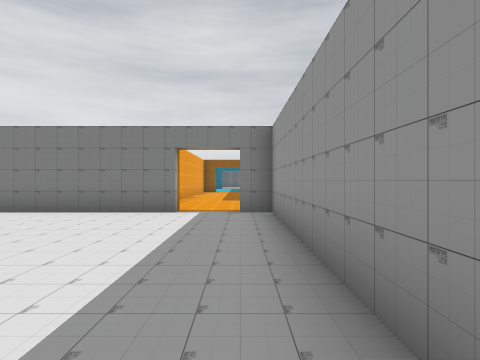
View 1 (above)

17 first-person views from a walk through a Unity game level. The camera is 1.5 m above the floor, looks level and sees 75° across. The floor is counted in squares, 2 m on a side. Each view is taken from the middle of a square. On the plan, view 1 faces up. The plan holds only what a view shows up to about 10 squares ahead; the rest is blank. The place goes on beyond the plan. The player character is not drawn. Some surface patterns are stand-ins.

View 2
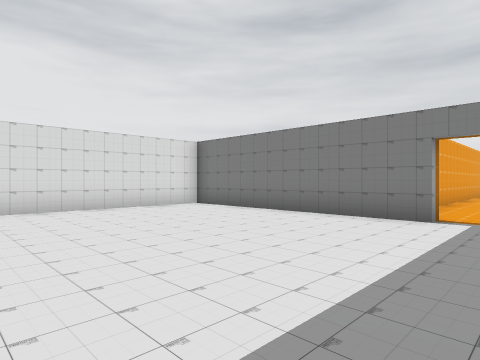

View 3
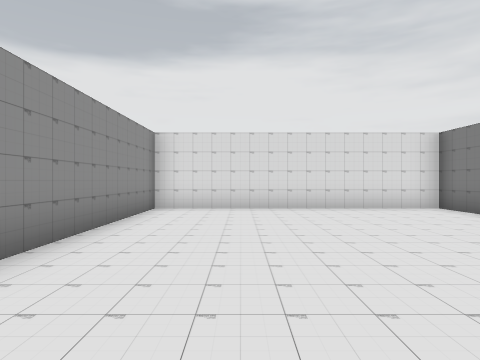

View 4
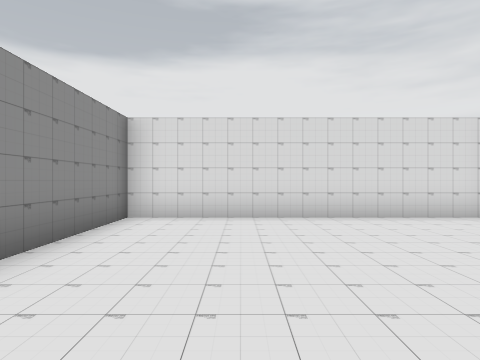

View 5
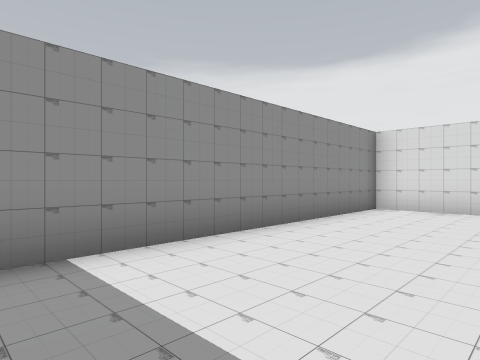

View 6
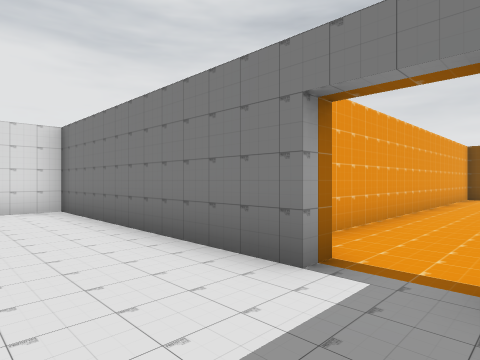

View 7
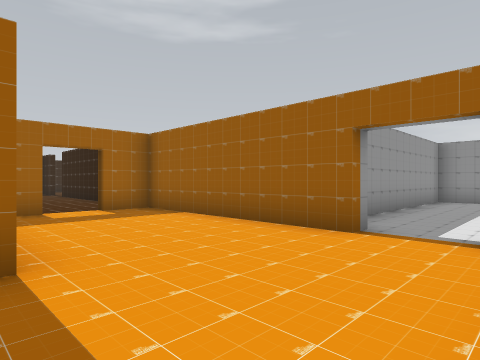

View 8
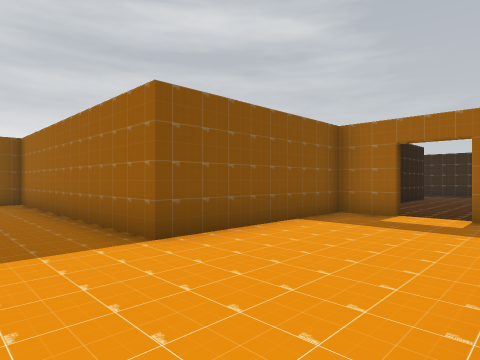

View 9
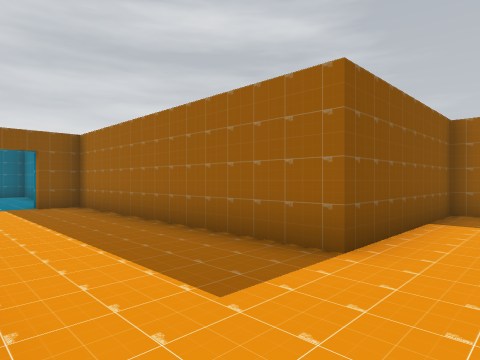

View 10
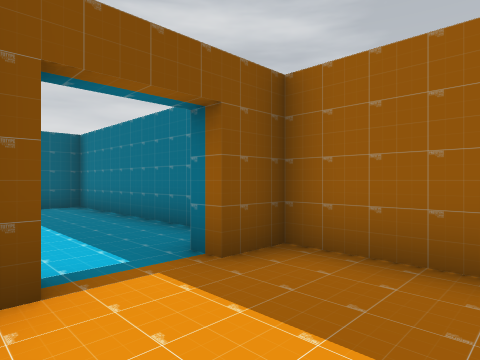

View 11
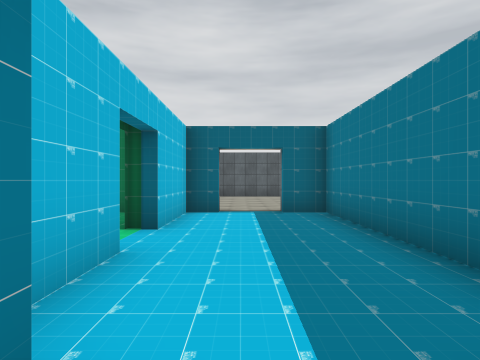

View 12
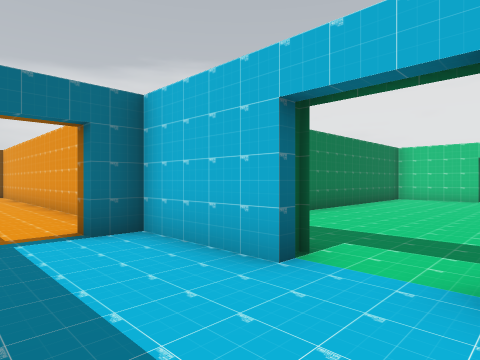

View 13
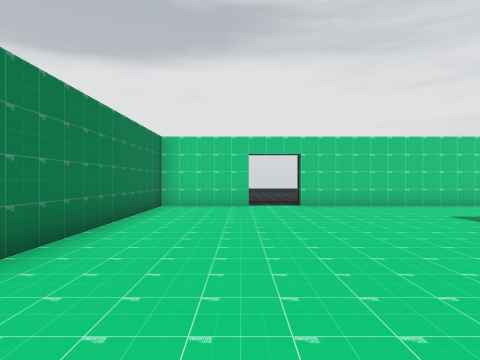

View 14
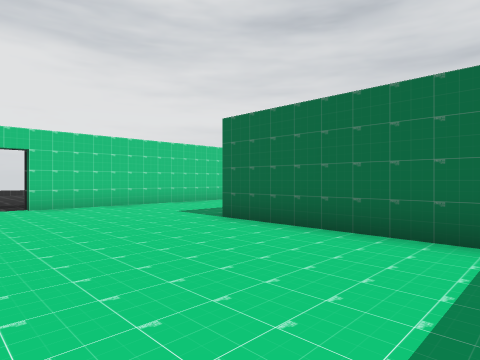

View 15
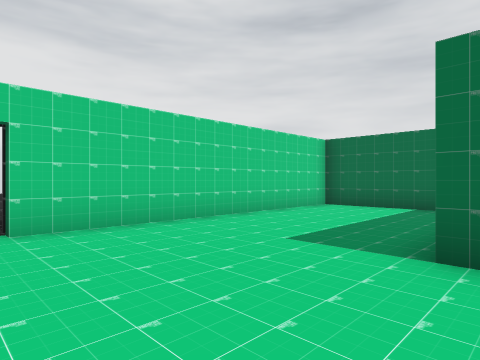

View 16
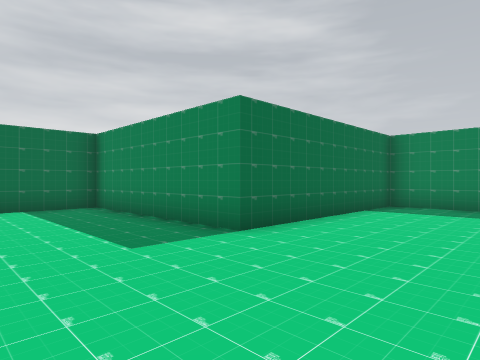

View 17
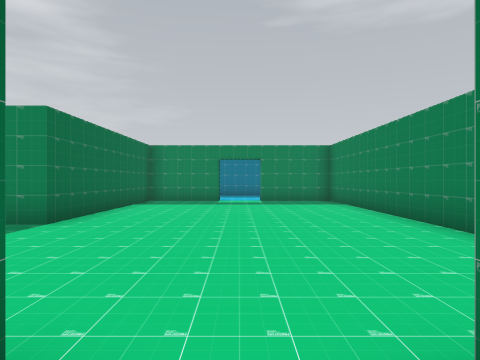

### Floor plan
Key: @ floor where view 1 was taken; # wall or solid block; x gap in a wall; . floor.
Columns run from 14 left of view 1 to 6 right of it. Each row starts with its distance up from view 1.
 32  ######
 31  #....#
 30  #....#
 29  #....#      ..
 28  #....#      ..
 27  #....###### ..
 26  #.........##.##
 25  #.........#...#
 24 .#.........#...#
 23 ...............#
 22  #.........#...#
 21  #.........#...#
 20  #.........#...x
 19  ############..#
 18             ...#
 17            #...#
 16            #...#
 15            #...#
 14            #...#
 13            #...#
 12            #...######
 11            #........#
 10            #.........
  9            #........#
  8      #######........#
  7      #.....##.#######
  6      #.........#
  5      #.........#
  4      #.........#
  3      #.........#
  2      #.........#
  1      #.........#
  0      #........@
 -1      ##########

Positions as (right, up) in squares from view 1, and headings:
1: (0, 0), facing up
2: (0, 1), facing up-left
3: (0, 2), facing left
4: (-2, 2), facing left
5: (0, 3), facing down-left
6: (0, 5), facing up-left
7: (-2, 12), facing down-right
8: (-1, 8), facing up-right
9: (-2, 10), facing up-right
10: (-2, 17), facing up-right
11: (-1, 19), facing up
12: (0, 24), facing down-left
13: (-4, 22), facing left
14: (-4, 22), facing up-left
15: (-8, 23), facing up-left
16: (-12, 23), facing up-right
17: (-14, 23), facing right
